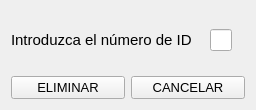
<?xml version="1.0" encoding="UTF-8"?>
<ui version="4.0">
 <class>EliminarReglas</class>
 <widget class="QWidget" name="EliminarReglas">
  <property name="geometry">
   <rect>
    <x>0</x>
    <y>0</y>
    <width>256</width>
    <height>110</height>
   </rect>
  </property>
  <property name="minimumSize">
   <size>
    <width>256</width>
    <height>110</height>
   </size>
  </property>
  <property name="maximumSize">
   <size>
    <width>256</width>
    <height>110</height>
   </size>
  </property>
  <property name="windowTitle">
   <string>Eliminar regla</string>
  </property>
  <layout class="QGridLayout" name="gridLayout">
   <item row="1" column="2">
    <layout class="QGridLayout" name="gridLayout_2">
     <item row="0" column="4">
      <spacer name="horizontalSpacer_7">
       <property name="orientation">
        <enum>Qt::Horizontal</enum>
       </property>
       <property name="sizeHint" stdset="0">
        <size>
         <width>40</width>
         <height>20</height>
        </size>
       </property>
      </spacer>
     </item>
     <item row="0" column="5">
      <spacer name="horizontalSpacer_2">
       <property name="orientation">
        <enum>Qt::Horizontal</enum>
       </property>
       <property name="sizeHint" stdset="0">
        <size>
         <width>40</width>
         <height>20</height>
        </size>
       </property>
      </spacer>
     </item>
     <item row="0" column="2">
      <spacer name="horizontalSpacer_3">
       <property name="orientation">
        <enum>Qt::Horizontal</enum>
       </property>
       <property name="sizeHint" stdset="0">
        <size>
         <width>40</width>
         <height>20</height>
        </size>
       </property>
      </spacer>
     </item>
     <item row="0" column="3">
      <widget class="QLineEdit" name="lineEdit">
       <property name="minimumSize">
        <size>
         <width>0</width>
         <height>0</height>
        </size>
       </property>
       <property name="maximumSize">
        <size>
         <width>25</width>
         <height>24</height>
        </size>
       </property>
      </widget>
     </item>
     <item row="0" column="1">
      <spacer name="horizontalSpacer">
       <property name="orientation">
        <enum>Qt::Horizontal</enum>
       </property>
       <property name="sizeHint" stdset="0">
        <size>
         <width>40</width>
         <height>20</height>
        </size>
       </property>
      </spacer>
     </item>
     <item row="0" column="0">
      <widget class="QLabel" name="label">
       <property name="font">
        <font>
         <family>Cantarell</family>
         <pointsize>11</pointsize>
        </font>
       </property>
       <property name="text">
        <string>Introduzca el número de ID</string>
       </property>
      </widget>
     </item>
    </layout>
   </item>
   <item row="3" column="2">
    <layout class="QGridLayout" name="gridLayout_3">
     <item row="0" column="0">
      <widget class="QPushButton" name="pushButton">
       <property name="font">
        <font>
         <family>Cantarell</family>
         <pointsize>10</pointsize>
        </font>
       </property>
       <property name="text">
        <string>ELIMINAR</string>
       </property>
      </widget>
     </item>
     <item row="0" column="1">
      <widget class="QPushButton" name="pushButton_2">
       <property name="font">
        <font>
         <family>Cantarell</family>
         <pointsize>10</pointsize>
        </font>
       </property>
       <property name="text">
        <string>CANCELAR</string>
       </property>
      </widget>
     </item>
    </layout>
   </item>
   <item row="2" column="2">
    <spacer name="verticalSpacer">
     <property name="orientation">
      <enum>Qt::Vertical</enum>
     </property>
     <property name="sizeHint" stdset="0">
      <size>
       <width>20</width>
       <height>40</height>
      </size>
     </property>
    </spacer>
   </item>
   <item row="0" column="2">
    <spacer name="verticalSpacer_2">
     <property name="orientation">
      <enum>Qt::Vertical</enum>
     </property>
     <property name="sizeHint" stdset="0">
      <size>
       <width>20</width>
       <height>40</height>
      </size>
     </property>
    </spacer>
   </item>
  </layout>
 </widget>
 <resources/>
 <connections/>
</ui>
